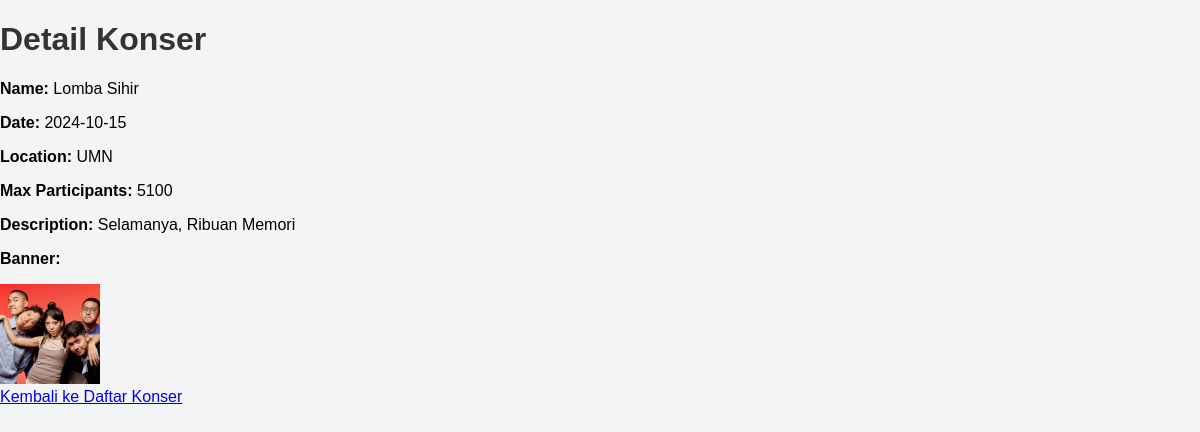
Page /tesuts/concert_detail.php?id=17 on the committed database.
### tables this page shows
CREATE TABLE `concerts` (
  `id` int(11) NOT NULL,
  `name` varchar(20) NOT NULL,
  `date` date NOT NULL,
  `location` varchar(255) DEFAULT NULL,
  `max_participants` int(11) DEFAULT 0,
  `image` varchar(255) NOT NULL,
  `description` text DEFAULT NULL,
  `status` enum('open','cancel') DEFAULT 'open'
);

### tesuts/concert_detail.php (the view, shortened to what this page needs)
<?php
$conn = new mysqli("localhost", "root", "", "concert_system");
$id = isset($_GET['id']) ? intval($_GET['id']) : 0;
$result = $conn->query("SELECT * FROM concerts WHERE id = $id");
$concert = $result->fetch_assoc();
?>
<!DOCTYPE html>
<html lang="en">
<head>
    <link rel="stylesheet" href="style.css">
</head>
<body>
    <h1>Detail Konser</h1>
    <p><strong>Name:</strong> <?php echo htmlspecialchars($concert['name']); ?></p>
    <p><strong>Date:</strong> <?php echo htmlspecialchars($concert['date']); ?></p>
    <p><strong>Location:</strong> <?php echo htmlspecialchars($concert['location']); ?></p>
    <p><strong>Max Participants:</strong> <?php echo htmlspecialchars($concert['max_participants']); ?></p>
    <p><strong>Description:</strong>
    <?php echo !empty($concert['description']) ? htmlspecialchars($concert['description']) : "Tidak ada deskripsi."; ?>
    </p>
    <p><strong>Banner:</strong></p>
    <img src="<?php echo htmlspecialchars($concert['image']); ?>" alt="Concert Image" width="200" height="200">
    <br />
    <a href="list_concert.php">Kembali ke Daftar Konser</a>
</body>
</html>

### tesuts/style.css (style rules this page uses)
body { margin: 0; font-family: Arial, sans-serif; background-color: #f3f4f6; }
h1 { color: #333; }
img { max-width: 100px; max-height: 100px; object-fit: cover; }

### rows in the picture
concerts: name "Lomba Sihir", date "2024-10-15", location "UMN", max_participants "5100", description "Selamanya, Ribuan Memori", image (picture)
